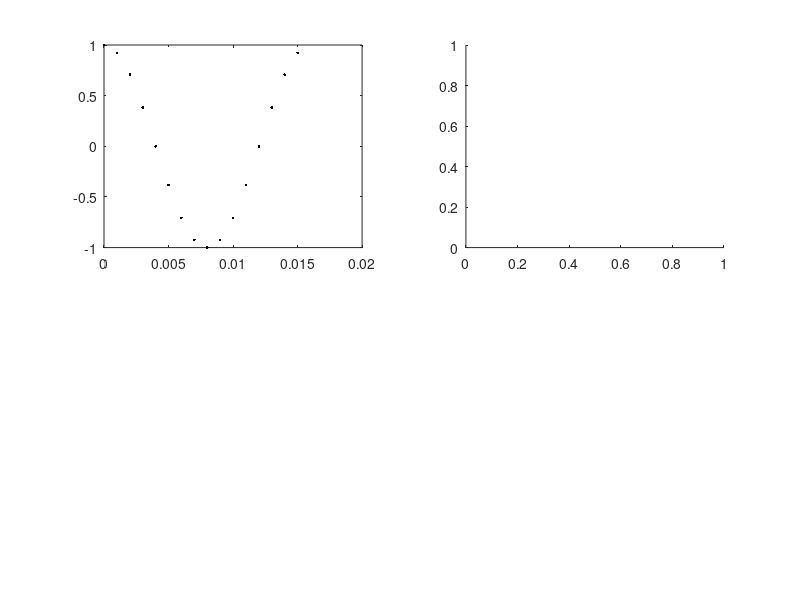

Write the MATLAB code that produced this figure. (Note: this script raises an error after producing the figure.)
% Chapter 2 Exercise 17
% Generate a sine wave, an integer number of periods measured
%
% Copyright: 
% Johan Schoukens, Rik Pintelon, and Yves Rolain 
% Vrije Universiteit Brussels, Pleinlaan 2, 1050 Brussels, Belgium
%
% 1 December 2010

clear all

% define the input variables
Ndata1=16                       % Number of data points in the first sine wave
Ndata2=2*Ndata1                 % Number of data points in the second sine wave
Ampl = 1                        % amplitude of the sine
phse=pi/2                       % phase of the sine
fSample=1000                    % sample frequency
fSine=fSample/Ndata1            % frequency of the sinewave, chosen to avoid leakage
Ts=1/fSample;                   % sample period
t=[0:Ndata1-1]*Ts;              % time vector
u=Ampl*sin(2*pi*fSine*t+phse);  % time signal
U=fft(u)/Ndata1;                % DFT
Lines1=[1:Ndata1]-1;            % DFT line numbers
f1=(Lines1)*fSample/Ndata1;     % frequency axis

% plot the results
FigNum=2;
figure(FigNum)
clf

subplot(2,2,1)
plot(t,u,'.k')
                            
subplot(2,2,2)
plot(f1,db(U),'+k')
axis([0 1000 -40 0])

subplot(2,2,3)
stem(Lines1,abs(U),'+k')
axis([0 16 0 1])
                             
subplot(2,2,4)
stem(f1,abs(U),'+k')
axis([0 1000 0 1])
                             
subplot(2,2,1)
DG_SetFontSize(12,FigNum,1)
DG_SetTraceWidth(0.5,1,FigNum,1)
xlabel('Time (s)'),ylabel('y(t)')

subplot(2,2,2)
DG_SetFontSize(12,FigNum,2)
DG_SetTraceWidth(0.5,1,FigNum,2)
title('DFT'),xlabel('Frequency (Hz)'),ylabel('Amplitude (dB)')

subplot(2,2,3)
DG_SetFontSize(12,FigNum,3)
DG_SetTraceWidth(0.5,1,FigNum,3)
title('DFT'),xlabel('DFT Line Number'),ylabel('Amplitude (Linear)')

subplot(2,2,4)
DG_SetFontSize(12,FigNum,4)
DG_SetTraceWidth(0.5,1,FigNum,4)
title('DFT'),xlabel('Frequency (Hz)'),ylabel('Amplitude (Linear)')

% Export the results
% DG_Init4PDF(gcf, 4.5);        % fixing the size, half standard height
% DG_MakePDF('FigSinus2.pdf', gcf);
%print -dpdf FigSinus2
